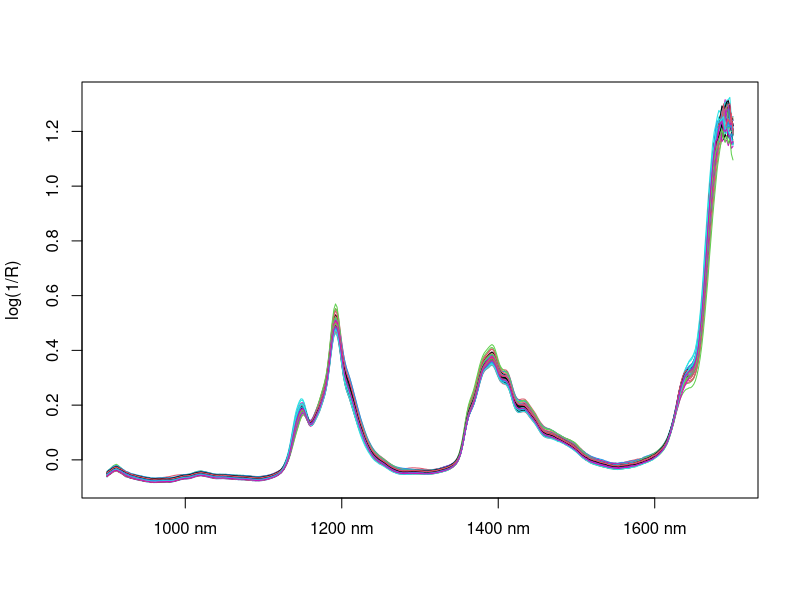
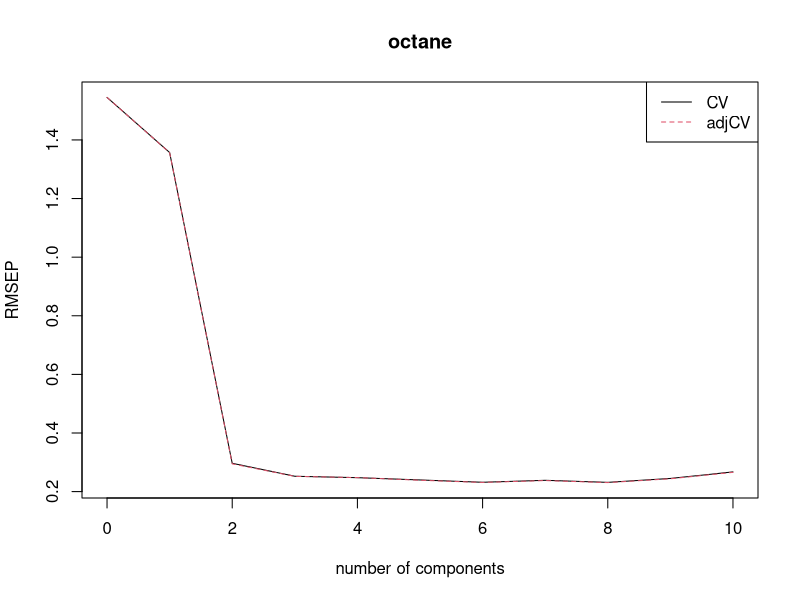
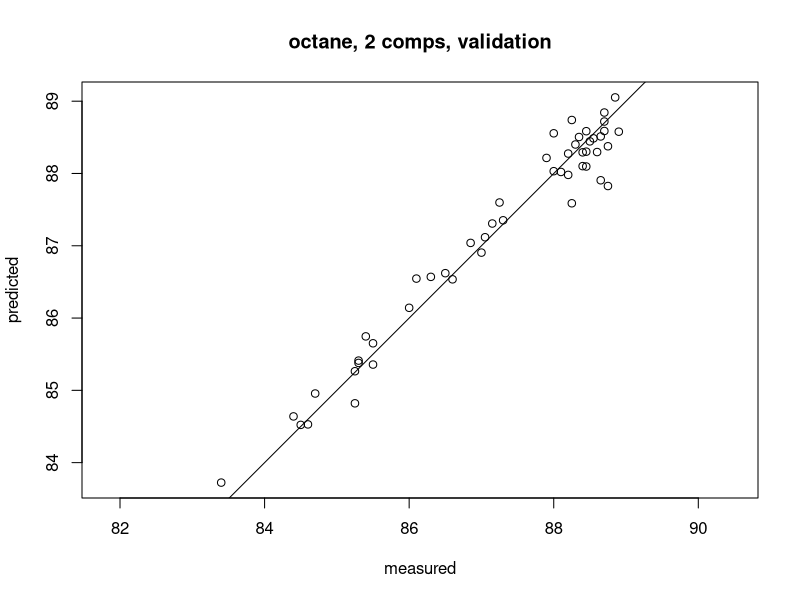
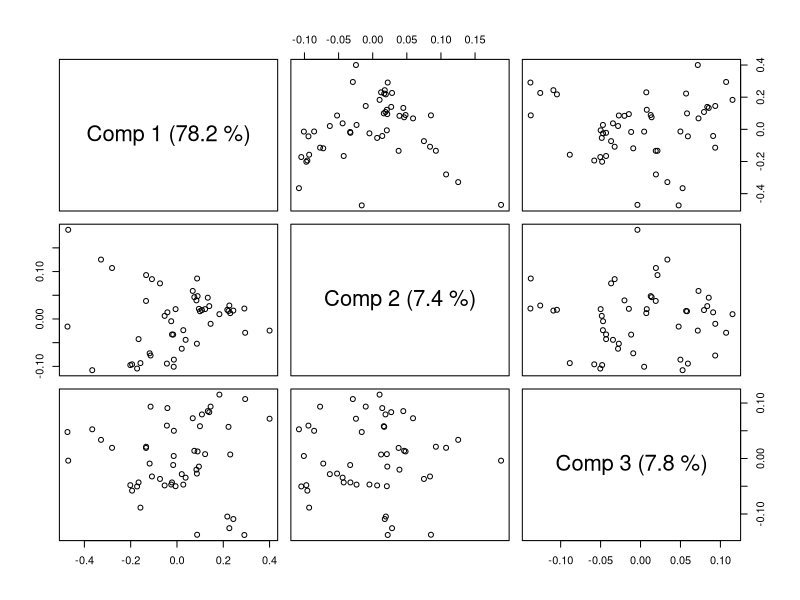
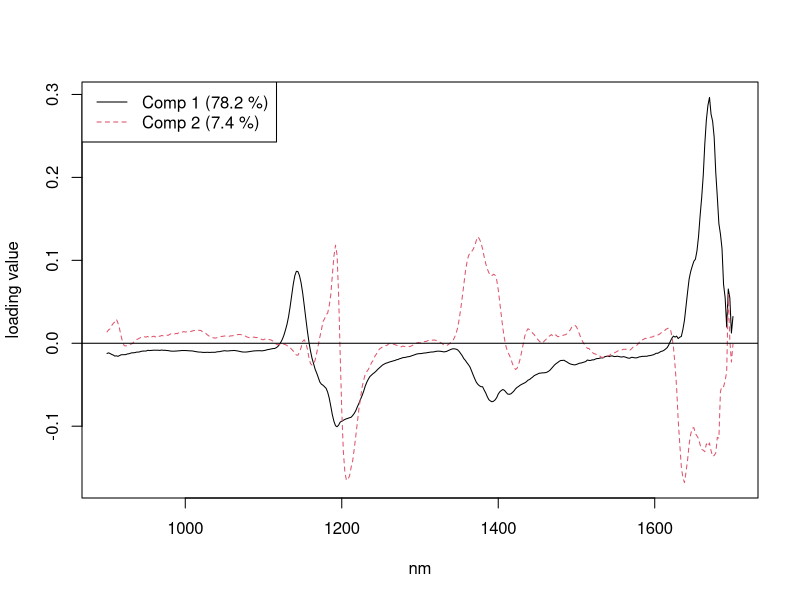
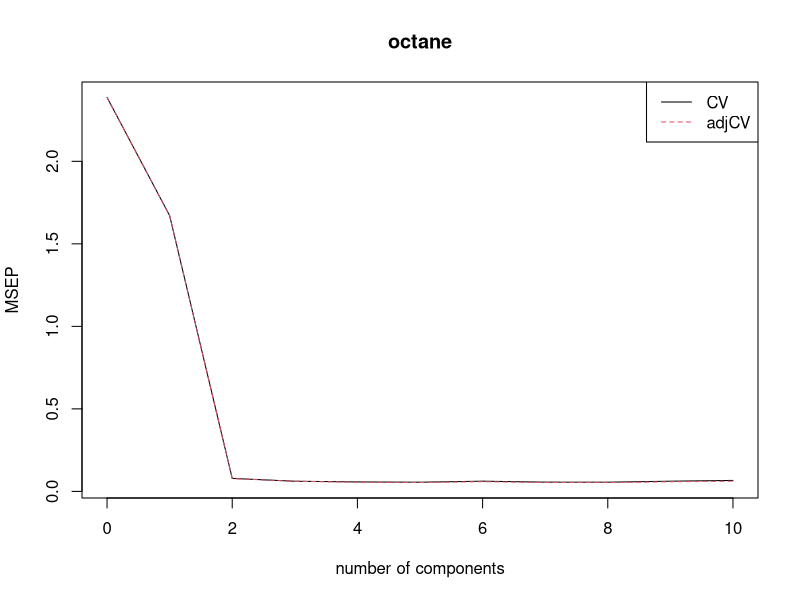
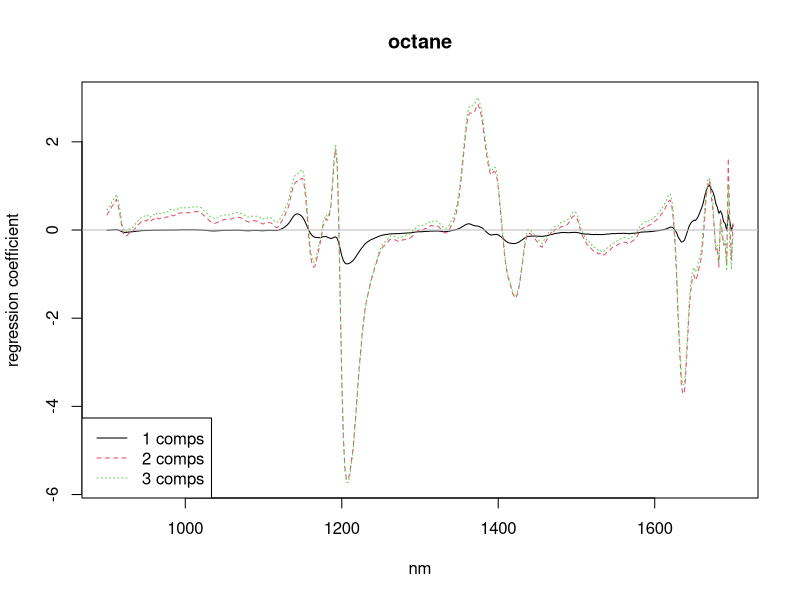
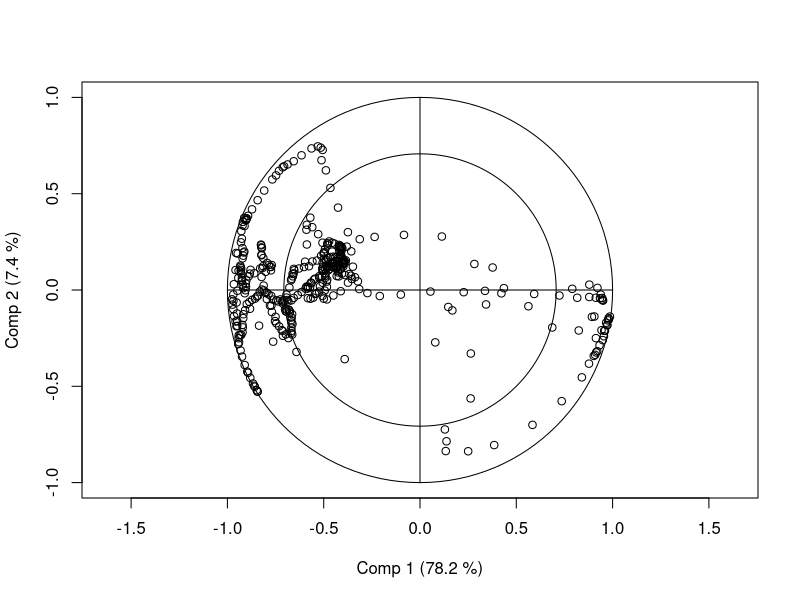

These figures' R source, in order:
###################################################
library("pls")


###################################################
data("yarn")
data("oliveoil")
data("gasoline")


###################################################
matplot(t(gasoline$NIR), type = "l", lty = 1, ylab = "log(1/R)", xaxt = "n")
ind <- pretty(seq(from = 900, to = 1700, by = 2))
ind <- ind[ind >= 900 & ind <= 1700]
ind <- (ind - 898) / 2
axis(1, ind, colnames(gasoline$NIR)[ind])


###################################################
gasTrain <- gasoline[1:50,]
gasTest <- gasoline[51:60,]


###################################################
gas1 <- plsr(octane ~ NIR, ncomp = 10, data = gasTrain, validation = "LOO")


###################################################
summary(gas1)


###################################################
plot(RMSEP(gas1), legendpos = "topright")


###################################################
plot(gas1, ncomp = 2, asp = 1, line = TRUE)


###################################################
plot(gas1, plottype = "scores", comps = 1:3)


###################################################
explvar(gas1)


###################################################
plot(gas1, "loadings", comps = 1:2, legendpos = "topleft", labels = "numbers", xlab = "nm")
abline(h = 0)


###################################################
predict(gas1, ncomp = 2, newdata = gasTest)


###################################################
RMSEP(gas1, newdata = gasTest)


###################################################
dens1 <- plsr(density ~ NIR, ncomp = 5, data = yarn)


###################################################
dim(oliveoil$sensory)
plsr(sensory ~ chemical, data = oliveoil)


###################################################
trainind <- which(yarn$train == TRUE)
dens2 <- update(dens1, subset = trainind)


###################################################
dens3 <- update(dens1, ncomp = 10)


###################################################
olive1 <- plsr(sensory ~ chemical, scale = TRUE, data = oliveoil)


###################################################
gas2 <- plsr(octane ~ msc(NIR), ncomp = 10, data = gasTrain)


###################################################
predict(gas2, ncomp = 3, newdata = gasTest)


###################################################
gas2.cv <- crossval(gas2, segments = 10)
plot(MSEP(gas2.cv), legendpos='topright')
summary(gas2.cv, what = "validation")


###################################################
plot(gas1, plottype = "coef", ncomp=1:3, legendpos = "bottomleft", labels = "numbers", xlab = "nm")


###################################################
plot(gas1, plottype = "correlation")


###################################################
predict(gas1, ncomp = 2:3, newdata = gasTest[1:5,])


###################################################
predict(gas1, comps = 2, newdata = gasTest[1:5,])


###################################################
drop(predict(gas1, ncomp = 2:3, newdata = gasTest[1:5,]))


###################################################
predplot(gas1, ncomp = 2, newdata = gasTest, asp = 1, line = TRUE)


###################################################
pls.options()


###################################################
pls.options(plsralg = "oscorespls")


###################################################
pls.options("plsralg")
rm(.pls.Options)
pls.options("plsralg")


###################################################
X <- gasTrain$NIR
Y <- gasTrain$octane
ncomp <- 5
cvPreds <- matrix(nrow = nrow(X), ncol = ncomp)
for (i in 1:nrow(X)) {
    fit <- simpls.fit(X[-i,], Y[-i], ncomp = ncomp, stripped = TRUE)
    cvPreds[i,] <- (X[i,] - fit$Xmeans) %*% drop(fit$coefficients) + fit$Ymeans
}


###################################################
sqrt(colMeans((cvPreds - Y)^2))
